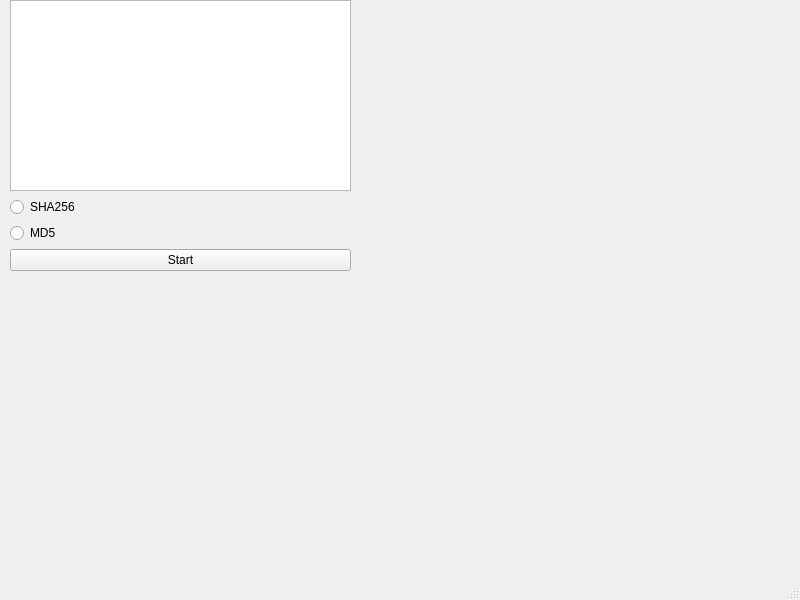
<?xml version="1.0" encoding="UTF-8"?>
<ui version="4.0">
 <class>MainWindow</class>
 <widget class="QMainWindow" name="MainWindow">
  <property name="geometry">
   <rect>
    <x>0</x>
    <y>0</y>
    <width>800</width>
    <height>600</height>
   </rect>
  </property>
  <property name="windowTitle">
   <string>MainWindow</string>
  </property>
  <widget class="QWidget" name="centralwidget">
   <widget class="QWidget" name="verticalLayoutWidget">
    <property name="geometry">
     <rect>
      <x>10</x>
      <y>0</y>
      <width>341</width>
      <height>271</height>
     </rect>
    </property>
    <layout class="QVBoxLayout" name="verticalLayout">
     <item>
      <widget class="QListView" name="list"/>
     </item>
     <item>
      <widget class="QRadioButton" name="sha256">
       <property name="text">
        <string>SHA256</string>
       </property>
      </widget>
     </item>
     <item>
      <widget class="QRadioButton" name="md5">
       <property name="text">
        <string>MD5</string>
       </property>
      </widget>
     </item>
     <item>
      <widget class="QPushButton" name="pushButton">
       <property name="text">
        <string>Start</string>
       </property>
      </widget>
     </item>
    </layout>
   </widget>
  </widget>
  <widget class="QMenuBar" name="menubar">
   <property name="geometry">
    <rect>
     <x>0</x>
     <y>0</y>
     <width>800</width>
     <height>22</height>
    </rect>
   </property>
  </widget>
  <widget class="QStatusBar" name="statusbar"/>
 </widget>
 <resources/>
 <connections/>
</ui>
